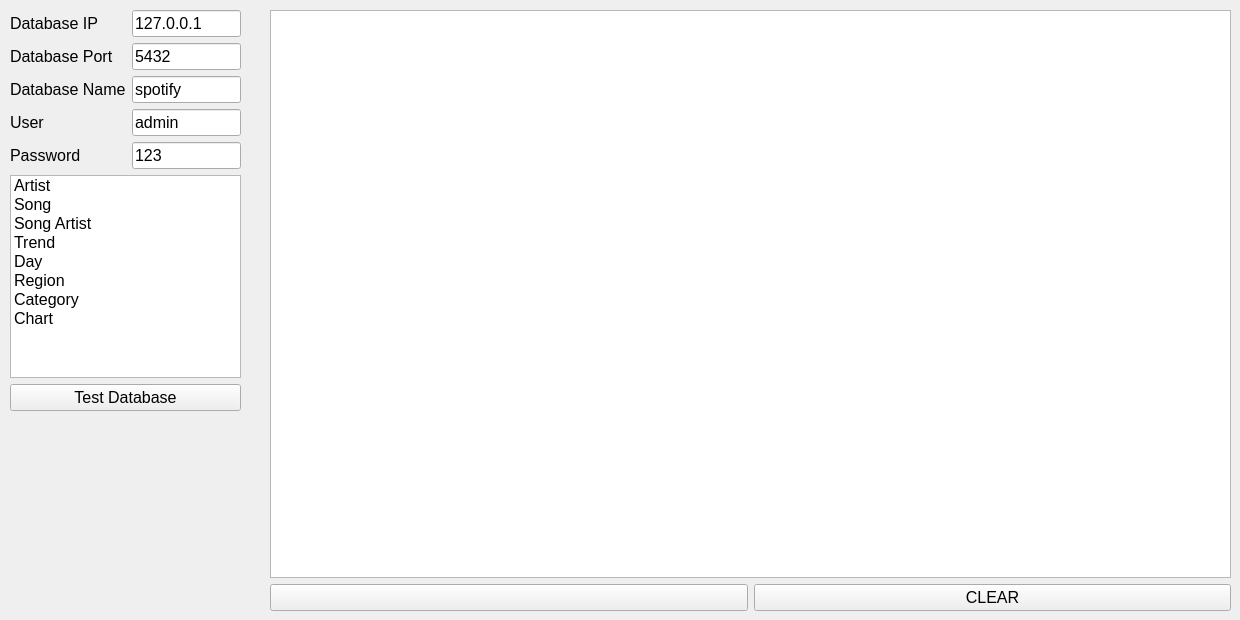
      <widget class="QWidget" name="tab_0">
       <attribute name="title">
        <string>Database settings</string>
       </attribute>
       <widget class="QWidget" name="verticalLayoutWidget">
        <property name="geometry">
         <rect>
          <x>10</x>
          <y>10</y>
          <width>231</width>
          <height>401</height>
         </rect>
        </property>
        <property name="font">
         <font>
          <pointsize>12</pointsize>
         </font>
        </property>
        <layout class="QVBoxLayout" name="verticalLayout">
         <item>
          <layout class="QFormLayout" name="formLayout_db_data">
           <item row="0" column="0">
            <widget class="QLabel" name="label_db_ip">
             <property name="font">
              <font>
               <pointsize>12</pointsize>
              </font>
             </property>
             <property name="text">
              <string>Database IP</string>
             </property>
            </widget>
           </item>
           <item row="0" column="1">
            <widget class="QLineEdit" name="lineEdit_db_ip">
             <property name="font">
              <font>
               <pointsize>12</pointsize>
              </font>
             </property>
             <property name="toolTip">
              <string/>
             </property>
             <property name="statusTip">
              <string>Enter database IP you wish to connect to</string>
             </property>
             <property name="text">
              <string>127.0.0.1</string>
             </property>
            </widget>
           </item>
           <item row="1" column="0">
            <widget class="QLabel" name="label_db_port">
             <property name="font">
              <font>
               <pointsize>12</pointsize>
              </font>
             </property>
             <property name="text">
              <string>Database Port</string>
             </property>
            </widget>
           </item>
           <item row="1" column="1">
            <widget class="QLineEdit" name="lineEdit_db_port">
             <property name="font">
              <font>
               <pointsize>12</pointsize>
              </font>
             </property>
             <property name="text">
              <string>5432</string>
             </property>
            </widget>
           </item>
           <item row="2" column="0">
            <widget class="QLabel" name="label_db_name">
             <property name="font">
              <font>
               <pointsize>12</pointsize>
              </font>
             </property>
             <property name="text">
              <string>Database Name</string>
             </property>
            </widget>
           </item>
           <item row="2" column="1">
            <widget class="QLineEdit" name="lineEdit_db_name">
             <property name="font">
              <font>
               <pointsize>12</pointsize>
              </font>
             </property>
             <property name="text">
              <string>spotify</string>
             </property>
            </widget>
           </item>
           <item row="3" column="0">
            <widget class="QLabel" name="label_db_user">
             <property name="font">
              <font>
               <pointsize>12</pointsize>
              </font>
             </property>
             <property name="text">
              <string>User</string>
             </property>
            </widget>
           </item>
           <item row="3" column="1">
            <widget class="QLineEdit" name="lineEdit_db_user">
             <property name="font">
              <font>
               <pointsize>12</pointsize>
              </font>
             </property>
             <property name="text">
              <string>admin</string>
             </property>
            </widget>
           </item>
           <item row="4" column="0">
            <widget class="QLabel" name="label_db_pass">
             <property name="font">
              <font>
               <pointsize>12</pointsize>
              </font>
             </property>
             <property name="text">
              <string>Password</string>
             </property>
            </widget>
           </item>
           <item row="4" column="1">
            <widget class="QLineEdit" name="lineEdit_db_pass">
             <property name="font">
              <font>
               <pointsize>12</pointsize>
              </font>
             </property>
             <property name="text">
              <string>123</string>
             </property>
            </widget>
           </item>
          </layout>
         </item>
         <item>
          <widget class="QListWidget" name="listWidget_tables">
           <property name="font">
            <font>
             <pointsize>12</pointsize>
            </font>
           </property>
           <property name="tabKeyNavigation">
            <bool>true</bool>
           </property>
           <item>
            <property name="text">
             <string>Artist</string>
            </property>
           </item>
           <item>
            <property name="text">
             <string>Song</string>
            </property>
           </item>
           <item>
            <property name="text">
             <string>Song Artist</string>
            </property>
           </item>
           <item>
            <property name="text">
             <string>Trend</string>
            </property>
           </item>
           <item>
            <property name="text">
             <string>Day</string>
            </property>
           </item>
           <item>
            <property name="text">
             <string>Region</string>
            </property>
           </item>
           <item>
            <property name="text">
             <string>Category</string>
            </property>
           </item>
           <item>
            <property name="text">
             <string>Chart</string>
            </property>
           </item>
          </widget>
         </item>
         <item>
          <widget class="QPushButton" name="pushButton_test">
           <property name="font">
            <font>
             <pointsize>12</pointsize>
            </font>
           </property>
           <property name="text">
            <string>Test Database</string>
           </property>
          </widget>
         </item>
        </layout>
       </widget>
       <widget class="QWidget" name="verticalLayoutWidget_2">
        <property name="geometry">
         <rect>
          <x>270</x>
          <y>10</y>
          <width>961</width>
          <height>601</height>
         </rect>
        </property>
        <property name="font">
         <font>
          <pointsize>12</pointsize>
         </font>
        </property>
        <layout class="QVBoxLayout" name="verticalLayout_textBrowser">
         <item>
          <widget class="QTextBrowser" name="textBrowser_tab_0">
           <property name="font">
            <font>
             <pointsize>12</pointsize>
            </font>
           </property>
          </widget>
         </item>
         <item>
          <layout class="QGridLayout" name="gridLayout_textBrowser_buttons">
           <item row="0" column="1">
            <widget class="QPushButton" name="pushButton_clear">
             <property name="font">
              <font>
               <pointsize>12</pointsize>
              </font>
             </property>
             <property name="text">
              <string>CLEAR</string>
             </property>
            </widget>
           </item>
           <item row="0" column="0">
            <widget class="QPushButton" name="pushButton_empty">
             <property name="font">
              <font>
               <pointsize>12</pointsize>
              </font>
             </property>
             <property name="text">
              <string/>
             </property>
            </widget>
           </item>
          </layout>
         </item>
        </layout>
       </widget>
      </widget>
